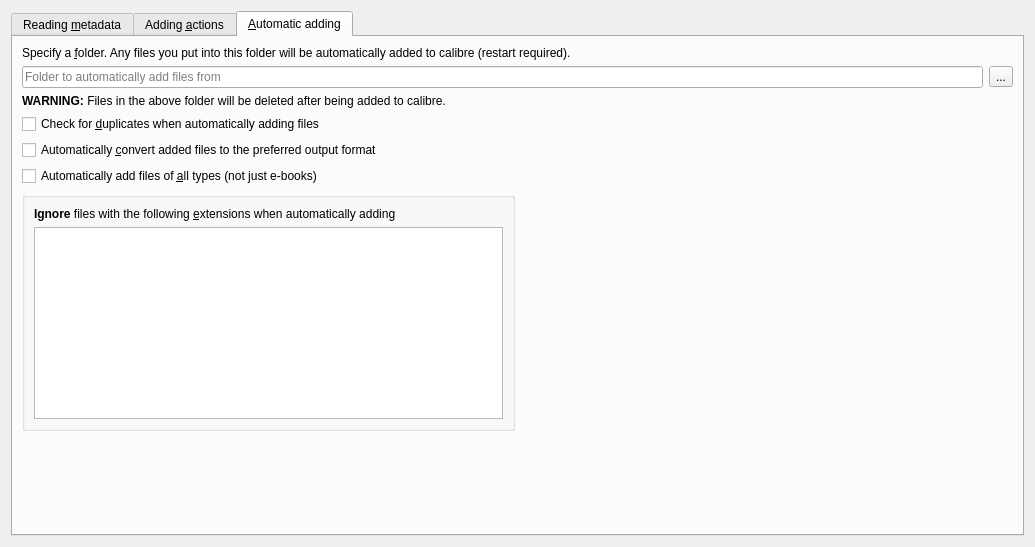
<?xml version="1.0" encoding="UTF-8"?>
<ui version="4.0">
 <class>Form</class>
 <widget class="QWidget" name="Form">
  <property name="geometry">
   <rect>
    <x>0</x>
    <y>0</y>
    <width>1035</width>
    <height>547</height>
   </rect>
  </property>
  <property name="windowTitle">
   <string>Form</string>
  </property>
  <layout class="QGridLayout" name="gridLayout">
   <item row="0" column="0">
    <widget class="QTabWidget" name="tabWidget">
     <property name="currentIndex">
      <number>2</number>
     </property>
     <widget class="QWidget" name="tab">
      <attribute name="title">
       <string>Reading &amp;metadata</string>
      </attribute>
      <layout class="QVBoxLayout" name="verticalLayout">
       <item>
        <widget class="QLabel" name="label_4">
         <property name="text">
          <string>Here you can control how calibre will read metadata from the files you add to it. calibre can either read metadata from the contents of the file, or from the filename.</string>
         </property>
         <property name="wordWrap">
          <bool>true</bool>
         </property>
        </widget>
       </item>
       <item>
        <widget class="QCheckBox" name="opt_read_file_metadata">
         <property name="toolTip">
          <string/>
         </property>
         <property name="text">
          <string>Read &amp;metadata from file contents rather than file name</string>
         </property>
        </widget>
       </item>
       <item>
        <widget class="QCheckBox" name="opt_swap_author_names">
         <property name="toolTip">
          <string>Swap the firstname and lastname of the author. This affects only metadata read from file names.</string>
         </property>
         <property name="text">
          <string>&amp;Swap author firstname and lastname when reading author from filename</string>
         </property>
        </widget>
       </item>
       <item>
        <widget class="QGroupBox" name="metadata_box">
         <property name="minimumSize">
          <size>
           <width>0</width>
           <height>100</height>
          </size>
         </property>
         <property name="title">
          <string>Configure metadata from file name</string>
         </property>
        </widget>
       </item>
       <item>
        <spacer name="verticalSpacer">
         <property name="orientation">
          <enum>Qt::Vertical</enum>
         </property>
         <property name="sizeHint" stdset="0">
          <size>
           <width>20</width>
           <height>40</height>
          </size>
         </property>
        </spacer>
       </item>
      </layout>
     </widget>
     <widget class="QWidget" name="actions_tab">
      <attribute name="title">
       <string>Adding &amp;actions</string>
      </attribute>
      <layout class="QFormLayout" name="formLayout_2">
       <item row="0" column="0" colspan="2">
        <widget class="QCheckBox" name="opt_mark_new_books">
         <property name="text">
          <string>&amp;Mark newly added books</string>
         </property>
        </widget>
       </item>
       <item row="1" column="0" colspan="2">
        <widget class="Line" name="line_2">
         <property name="orientation">
          <enum>Qt::Horizontal</enum>
         </property>
        </widget>
       </item>
       <item row="2" column="0" colspan="2">
        <widget class="QCheckBox" name="opt_preserve_date_on_ctl">
         <property name="text">
          <string>When using the  &quot;&amp;Copy to library&quot; action to copy books between libraries, preserve the date</string>
         </property>
        </widget>
       </item>
       <item row="3" column="0" colspan="2">
        <widget class="QCheckBox" name="opt_check_for_dupes_on_ctl">
         <property name="text">
          <string>When using the &quot;Copy to library&quot; action check for &amp;duplicates with the same title, author and language</string>
         </property>
        </widget>
       </item>
       <item row="4" column="0" colspan="2">
        <widget class="Line" name="line">
         <property name="orientation">
          <enum>Qt::Horizontal</enum>
         </property>
        </widget>
       </item>
       <item row="5" column="0" colspan="2">
        <widget class="QCheckBox" name="opt_manual_add_auto_convert">
         <property name="text">
          <string>Automatically &amp;convert added books to the preferred output format</string>
         </property>
        </widget>
       </item>
       <item row="6" column="0" colspan="2">
        <widget class="QCheckBox" name="opt_auto_convert_same_fmt">
         <property name="toolTip">
          <string>This will force an automatic conversion even if the file being added is the same format as the output format. For example, if you set your output format to EPUB and add an EPUB file, an EPUB to EPUB conversion will be run.</string>
         </property>
         <property name="text">
          <string>When auto-converting, convert even if the format being added is the &amp;same as the output format</string>
         </property>
        </widget>
       </item>
       <item row="7" column="0" colspan="2">
        <widget class="Line" name="line_3">
         <property name="orientation">
          <enum>Qt::Horizontal</enum>
         </property>
        </widget>
       </item>
       <item row="8" column="0">
        <widget class="QCheckBox" name="opt_add_formats_to_existing">
         <property name="toolTip">
          <string>Auto-merge: If books with similar titles and authors found, merge the incoming formats automatically into
existing book records. The box to the right controls what happens when an existing record already has
the incoming format. Note that this option also affects the Copy to library action.

Title match ignores leading indefinite articles (&quot;the&quot;, &quot;a&quot;, &quot;an&quot;), punctuation, case, etc. Author match is exact.</string>
         </property>
         <property name="text">
          <string>&amp;Auto-merge added books if they already exist:</string>
         </property>
        </widget>
       </item>
       <item row="8" column="1">
        <widget class="QComboBox" name="opt_automerge">
         <property name="toolTip">
          <string>Auto-merge: If books with similar titles and authors found, merge the incoming formats automatically into
existing book records. This box controls what happens when an existing record already has
the incoming format:

Ignore duplicate incoming files - means that existing files in your calibre library will not be replaced
Overwrite existing duplicate files - means that existing files in your calibre library will be replaced
Create new record for each duplicate file - means that a new book entry will be created for each duplicate file

Title matching ignores leading indefinite articles (&quot;the&quot;, &quot;a&quot;, &quot;an&quot;), punctuation, case, etc.
Author matching is exact.</string>
         </property>
        </widget>
       </item>
       <item row="9" column="0">
        <widget class="Line" name="line_6">
         <property name="orientation">
          <enum>Qt::Horizontal</enum>
         </property>
        </widget>
       </item>
       <item row="10" column="0" colspan="2">
        <widget class="Line" name="line_4">
         <property name="orientation">
          <enum>Qt::Horizontal</enum>
         </property>
        </widget>
       </item>
       <item row="11" column="0">
        <widget class="QLabel" name="label_230">
         <property name="text">
          <string>&amp;Tags to apply when adding a book:</string>
         </property>
         <property name="buddy">
          <cstring>opt_new_book_tags</cstring>
         </property>
        </widget>
       </item>
       <item row="11" column="1">
        <widget class="QLineEdit" name="opt_new_book_tags">
         <property name="sizePolicy">
          <sizepolicy hsizetype="MinimumExpanding" vsizetype="Fixed">
           <horstretch>0</horstretch>
           <verstretch>0</verstretch>
          </sizepolicy>
         </property>
         <property name="toolTip">
          <string>A comma-separated list of tags that will be applied to books added to the library</string>
         </property>
        </widget>
       </item>
       <item row="12" column="0">
        <widget class="Line" name="line_7">
         <property name="orientation">
          <enum>Qt::Horizontal</enum>
         </property>
        </widget>
       </item>
       <item row="13" column="0" colspan="2">
        <widget class="Line" name="line_8">
         <property name="orientation">
          <enum>Qt::Horizontal</enum>
         </property>
        </widget>
       </item>
       <item row="14" column="0">
        <widget class="QLabel" name="label_5">
         <property name="text">
          <string>Contro&amp;l how tags are processed:</string>
         </property>
         <property name="buddy">
          <cstring>tag_map_rules_button</cstring>
         </property>
        </widget>
       </item>
       <item row="14" column="1">
        <widget class="QPushButton" name="tag_map_rules_button">
         <property name="toolTip">
          <string>Create rules that can filter or transform tags on added books automatically as soon as they are added. </string>
         </property>
         <property name="text">
          <string>&amp;Rules to filter tags read from metadata</string>
         </property>
        </widget>
       </item>
       <item row="16" column="0" colspan="2">
        <widget class="Line" name="line_5">
         <property name="orientation">
          <enum>Qt::Horizontal</enum>
         </property>
        </widget>
       </item>
       <item row="18" column="0">
        <widget class="QLabel" name="label_6">
         <property name="text">
          <string>Control which files are added during bul&amp;k imports:</string>
         </property>
         <property name="buddy">
          <cstring>add_filter_rules_button</cstring>
         </property>
        </widget>
       </item>
       <item row="18" column="1">
        <widget class="QPushButton" name="add_filter_rules_button">
         <property name="toolTip">
          <string>&lt;p&gt;You can specify rules to add/ignore files here. These will be used when recursively adding books from directories.</string>
         </property>
         <property name="text">
          <string>Rules to filter added &amp;files</string>
         </property>
        </widget>
       </item>
       <item row="15" column="0">
        <widget class="QLabel" name="label_7">
         <property name="text">
          <string>Control how auth&amp;ors are processed:</string>
         </property>
         <property name="buddy">
          <cstring>author_map_rules_button</cstring>
         </property>
        </widget>
       </item>
       <item row="15" column="1">
        <widget class="QPushButton" name="author_map_rules_button">
         <property name="text">
          <string>Rules to manipulate a&amp;uthor names</string>
         </property>
        </widget>
       </item>
      </layout>
     </widget>
     <widget class="QWidget" name="tab_4">
      <attribute name="title">
       <string>&amp;Automatic adding</string>
      </attribute>
      <layout class="QGridLayout" name="gridLayout_3">
       <item row="5" column="0">
        <widget class="QCheckBox" name="opt_auto_add_everything">
         <property name="toolTip">
          <string>By default, calibre will automatically add only known e-book files. 
This option tells calibre to add all file types, except those
that have been explicitly ignored below.</string>
         </property>
         <property name="text">
          <string>Automatically add files of &amp;all types (not just e-books)</string>
         </property>
        </widget>
       </item>
       <item row="1" column="0" colspan="2">
        <layout class="QHBoxLayout" name="horizontalLayout_2">
         <item>
          <widget class="HistoryLineEdit" name="opt_auto_add_path">
           <property name="placeholderText">
            <string>Folder to automatically add files from</string>
           </property>
           <property name="clearButtonEnabled">
            <bool>true</bool>
           </property>
          </widget>
         </item>
         <item>
          <widget class="QToolButton" name="auto_add_browse_button">
           <property name="toolTip">
            <string>Browse for folder</string>
           </property>
           <property name="text">
            <string>...</string>
           </property>
           <property name="icon">
            <iconset resource="../../../../resources/images.qrc">
             <normaloff>:/images/document_open.png</normaloff>:/images/document_open.png</iconset>
           </property>
          </widget>
         </item>
        </layout>
       </item>
       <item row="4" column="0">
        <widget class="QCheckBox" name="opt_auto_add_auto_convert">
         <property name="text">
          <string>Automatically &amp;convert added files to the preferred output format</string>
         </property>
        </widget>
       </item>
       <item row="7" column="0">
        <spacer name="verticalSpacer_2">
         <property name="orientation">
          <enum>Qt::Vertical</enum>
         </property>
         <property name="sizeHint" stdset="0">
          <size>
           <width>20</width>
           <height>40</height>
          </size>
         </property>
        </spacer>
       </item>
       <item row="6" column="0">
        <widget class="QGroupBox" name="groupBox">
         <layout class="QVBoxLayout" name="verticalLayout_2">
          <item>
           <widget class="QLabel" name="label_3">
            <property name="text">
             <string>&lt;b&gt;Ignore&lt;/b&gt; files with the following &amp;extensions when automatically adding </string>
            </property>
            <property name="wordWrap">
             <bool>true</bool>
            </property>
            <property name="buddy">
             <cstring>opt_blocked_auto_formats</cstring>
            </property>
           </widget>
          </item>
          <item>
           <widget class="QListWidget" name="opt_blocked_auto_formats">
            <property name="alternatingRowColors">
             <bool>true</bool>
            </property>
            <property name="selectionMode">
             <enum>QAbstractItemView::NoSelection</enum>
            </property>
           </widget>
          </item>
         </layout>
        </widget>
       </item>
       <item row="0" column="0" colspan="2">
        <widget class="QLabel" name="label">
         <property name="text">
          <string>Specify a &amp;folder. Any files you put into this folder will be automatically added to calibre (restart required).</string>
         </property>
         <property name="wordWrap">
          <bool>true</bool>
         </property>
         <property name="buddy">
          <cstring>opt_auto_add_path</cstring>
         </property>
        </widget>
       </item>
       <item row="2" column="0" colspan="2">
        <widget class="QLabel" name="label_2">
         <property name="text">
          <string>&lt;b&gt;WARNING:&lt;/b&gt; Files in the above folder will be deleted after being added to calibre.</string>
         </property>
        </widget>
       </item>
       <item row="3" column="0" colspan="2">
        <widget class="QCheckBox" name="opt_auto_add_check_for_duplicates">
         <property name="toolTip">
          <string>If set, this option will cause calibre to check if a file
 being automatically added is already in the calibre library.
 If it is, a message will pop up asking you whether
 you want to add it anyway.</string>
         </property>
         <property name="text">
          <string>Check for &amp;duplicates when automatically adding files</string>
         </property>
        </widget>
       </item>
       <item row="6" column="1">
        <spacer name="horizontalSpacer_2">
         <property name="orientation">
          <enum>Qt::Horizontal</enum>
         </property>
         <property name="sizeHint" stdset="0">
          <size>
           <width>272</width>
           <height>20</height>
          </size>
         </property>
        </spacer>
       </item>
      </layout>
     </widget>
    </widget>
   </item>
  </layout>
 </widget>
 <customwidgets>
  <customwidget>
   <class>HistoryLineEdit</class>
   <extends>QLineEdit</extends>
   <header>calibre/gui2/widgets.h</header>
  </customwidget>
 </customwidgets>
 <resources>
  <include location="../../../../resources/images.qrc"/>
 </resources>
 <connections>
  <connection>
   <sender>opt_add_formats_to_existing</sender>
   <signal>toggled(bool)</signal>
   <receiver>opt_automerge</receiver>
   <slot>setEnabled(bool)</slot>
   <hints>
    <hint type="sourcelabel">
     <x>406</x>
     <y>83</y>
    </hint>
    <hint type="destinationlabel">
     <x>457</x>
     <y>83</y>
    </hint>
   </hints>
  </connection>
 </connections>
</ui>
